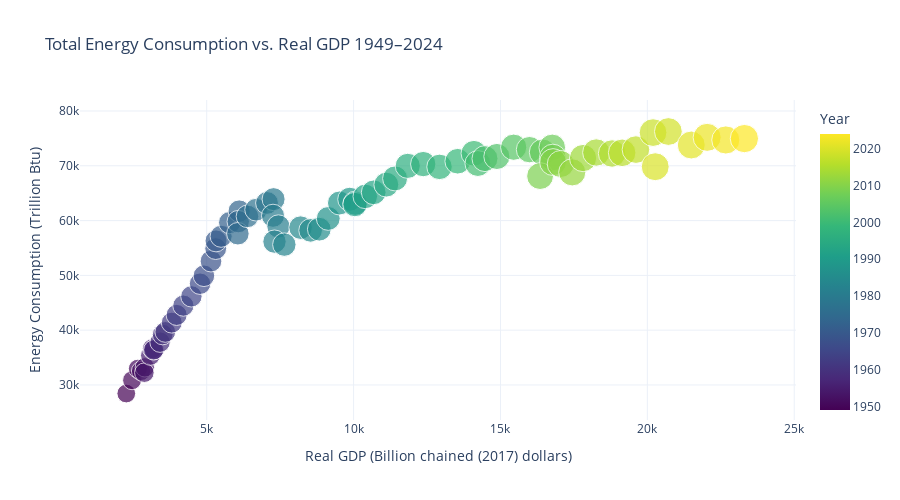

Notebook code for this chart:
### Code cell
# Relationship between total energy consumption and real GDP
# - End-use energy consumption (Trillion Btu)
# - Real Gross Domestic Product (GDP) in chained 2017 dollars

# Scatter plot: Total Energy Consumption vs Real GDP
fig = px.scatter(
    df1_energy,
    x="GDP_Real",               # Real GDP
    y="TotEnergy_2EndUse",      # Total end-use energy consumption
    size="POP_US",              # optional: bubble size by population
    color="Year",               # optional: color points by year
    color_continuous_scale=px.colors.sequential.Viridis,
    title="Total Energy Consumption vs. Real GDP 1949–2024",
    labels={
        "GDP_Real": "Real GDP (Billion chained (2017) dollars)",
        "TotEnergy_2EndUse": "Energy Consumption (Trillion Btu)"
    },
    hover_data=["Year", "POP_US"] # show extra info on hover
)

# Optional: add trendline using statsmodels (regression) DarkSlateGrey
# fig.update_traces(marker=dict(size=8, opacity=0.8, line=dict(width=1, color='DarkSlateGrey')))
fig.update_layout(
    template="plotly_white",
    width=900,
    height=500
)

fig.show()

### Figure 1 — Plotly figure (JSON) as saved in the notebook; plotly's stock layout.template omitted (floating-point values rounded to 4 significant figures; data arrays with more than 128 entries replaced by an {"elided": "..."} marker saying what was removed)
{"data": [{"customdata": {"elided": "76x2 float values"}, "hovertemplate": "Real GDP (Billion chained (2017) dollars)=%{x}<br>Energy Consumption (Trillion Btu)=%{y}<br>POP_US=%{customdata[1]}<br>Year=%{marker.color}<extra></extra>", "legendgroup": "", "marker": {"color": [1949, 1950, 1951, 1952, 1953, 1954, 1955, 1956, 1957, 1958, 1959, 1960, 1961, 1962, 1963, 1964, 1965, 1966, 1967, 1968, 1969, 1970, 1971, 1972, 1973, 1974, 1975, 1976, 1977, 1978, 1979, 1980, 1981, 1982, 1983, 1984, 1985, 1986, 1987, 1988, 1989, 1990, 1991, 1992, 1993, 1994, 1995, 1996, 1997, 1998, 1999, 2000, 2001, 2002, 2003, 2004, 2005, 2006, 2007, 2008, 2009, 2010, 2011, 2012, 2013, 2014, 2015, 2016, 2017, 2018, 2019, 2020, 2021, 2022, 2023, 2024], "coloraxis": "coloraxis", "size": [149.2, 152.3, 154.9, 157.6, 160.2, 163.0, 165.9, 168.9, 172.0, 174.9, 177.8, 180.7, 183.7, 186.5, 189.2, 191.9, 194.3, 196.6, 198.7, 200.7, 202.7, 205.1, 207.7, 209.9, 211.9, 213.9, 216.0, 218.0, 220.2, 222.6, 225.1, 227.2, 229.5, 231.7, 233.8, 235.8, 237.9, 240.1, 242.3, 244.5, 246.8, 249.6, 253.0, 256.5, 259.9, 263.1, 266.3, 269.4, 272.6, 275.9, 279.0, 282.2, 285.0, 287.6, 290.1, 292.8, 295.5, 298.4, 301.2, 304.1, 306.8, 309.3, 311.6, 313.8, 316.0, 318.3, 320.6, 322.9, 325.0, 326.7, 328.2, 331.6, 332.1, 334.0, 336.8, 340.1], "sizemode": "area", "sizeref": 0.8503, "symbol": "circle"}, "mode": "markers", "name": "", "orientation": "v", "showlegend": false, "type": "scatter", "x": [2262.0, 2458.0, 2656.0, 2765.0, 2894.0, 2878.0, 3083.0, 3149.0, 3215.0, 3191.0, 3412.0, 3500.0, 3590.0, 3810.0, 3976.0, 4205.0, 4479.0, 4774.0, 4905.0, 5146.0, 5307.0, 5316.0, 5491.0, 5780.0, 6106.0, 6073.0, 6061.0, 6387.0, 6683.0, 7053.0, 7276.0, 7257.0, 7442.0, 7307.0, 7642.0, 8195.0, 8537.0, 8833.0, 9138.0, 9519.0, 9869.0, 10060.0, 10040.0, 10400.0, 10680.0, 11110.0, 11410.0, 11840.0, 12370.0, 12920.0, 13540.0, 14100.0, 14230.0, 14470.0, 14880.0, 15450.0, 15990.0, 16430.0, 16760.0, 16780.0, 16350.0, 16790.0, 17050.0, 17440.0, 17810.0, 18260.0, 18800.0, 19140.0, 19610.0, 20190.0, 20720.0, 20270.0, 21490.0, 22030.0, 22670.0, 23300.0], "xaxis": "x", "y": [28440.0, 30860.0, 32960.0, 32560.0, 33220.0, 32240.0, 35380.0, 36620.0, 36460.0, 36390.0, 37810.0, 39200.0, 39680.0, 41380.0, 42780.0, 44480.0, 46170.0, 48480.0, 49930.0, 52600.0, 54890.0, 56290.0, 57130.0, 59630.0, 61740.0, 59820.0, 57600.0, 60770.0, 61990.0, 63220.0, 63910.0, 60880.0, 58930.0, 56160.0, 55620.0, 58710.0, 58210.0, 58430.0, 60390.0, 63200.0, 63890.0, 63170.0, 62930.0, 64410.0, 65160.0, 66560.0, 67690.0, 69990.0, 70310.0, 69800.0, 70830.0, 72280.0, 70410.0, 71310.0, 71700.0, 73390.0, 72940.0, 72470.0, 73350.0, 71510.0, 68120.0, 70670.0, 70330.0, 68800.0, 71410.0, 72420.0, 72240.0, 72370.0, 72950.0, 76060.0, 76250.0, 69830.0, 73790.0, 75190.0, 74710.0, 74960.0], "yaxis": "y"}], "layout": {"coloraxis": {"colorbar": {"title": {"text": "Year"}}, "colorscale": [[0, "#440154"], [0.1111, "#482878"], [0.2222, "#3e4989"], [0.3333, "#31688e"], [0.4444, "#26828e"], [0.5556, "#1f9e89"], [0.6667, "#35b779"], [0.7778, "#6ece58"], [0.8889, "#b5de2b"], [1, "#fde725"]]}, "height": 500, "legend": {"itemsizing": "constant", "tracegroupgap": 0}, "title": {"text": "Total Energy Consumption vs. Real GDP 1949–2024"}, "width": 900, "xaxis": {"anchor": "y", "domain": [0, 1], "title": {"text": "Real GDP (Billion chained (2017) dollars)"}}, "yaxis": {"anchor": "x", "domain": [0, 1], "title": {"text": "Energy Consumption (Trillion Btu)"}}}}
